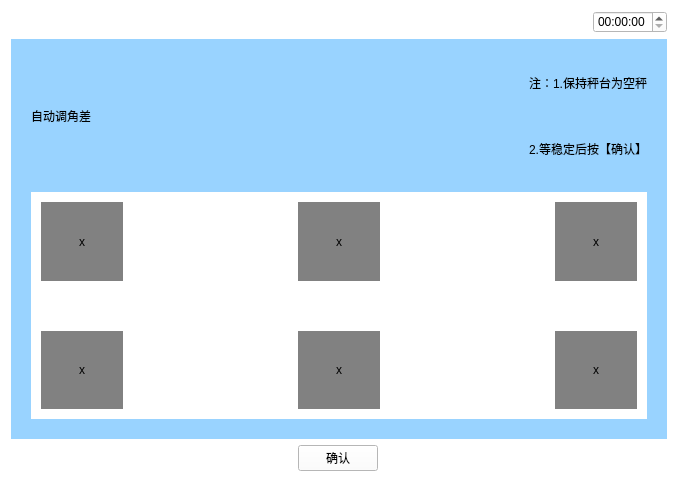
<?xml version="1.0" encoding="UTF-8"?>
<ui version="4.0">
 <class>Zidongtiaojiaocha</class>
 <widget class="QWidget" name="Zidongtiaojiaocha">
  <property name="geometry">
   <rect>
    <x>0</x>
    <y>0</y>
    <width>678</width>
    <height>482</height>
   </rect>
  </property>
  <property name="windowTitle">
   <string>Form</string>
  </property>
  <property name="styleSheet">
   <string notr="true">background-color: rgb(255, 255, 255);</string>
  </property>
  <layout class="QVBoxLayout" name="verticalLayout_3" stretch="1,5,1">
   <item>
    <layout class="QHBoxLayout" name="horizontalLayout_6">
     <item>
      <widget class="QPushButton" name="pushButton_5">
       <property name="text">
        <string/>
       </property>
       <property name="icon">
        <iconset resource="myimages.qrc">
         <normaloff>:/image/images/4g.png</normaloff>:/image/images/4g.png</iconset>
       </property>
       <property name="flat">
        <bool>true</bool>
       </property>
      </widget>
     </item>
     <item>
      <widget class="QPushButton" name="pushButton_6">
       <property name="text">
        <string/>
       </property>
       <property name="icon">
        <iconset resource="myimages.qrc">
         <normaloff>:/image/images/wireless.svg</normaloff>:/image/images/wireless.svg</iconset>
       </property>
       <property name="flat">
        <bool>true</bool>
       </property>
      </widget>
     </item>
     <item>
      <widget class="QPushButton" name="pushButton_7">
       <property name="text">
        <string/>
       </property>
       <property name="icon">
        <iconset resource="myimages.qrc">
         <normaloff>:/image/images/bl.svg</normaloff>:/image/images/bl.svg</iconset>
       </property>
       <property name="flat">
        <bool>true</bool>
       </property>
      </widget>
     </item>
     <item>
      <widget class="QPushButton" name="pushButton_8">
       <property name="text">
        <string/>
       </property>
       <property name="icon">
        <iconset resource="myimages.qrc">
         <normaloff>:/image/images/locate.svg</normaloff>:/image/images/locate.svg</iconset>
       </property>
       <property name="flat">
        <bool>true</bool>
       </property>
      </widget>
     </item>
     <item>
      <spacer name="horizontalSpacer_5">
       <property name="orientation">
        <enum>Qt::Horizontal</enum>
       </property>
       <property name="sizeHint" stdset="0">
        <size>
         <width>40</width>
         <height>20</height>
        </size>
       </property>
      </spacer>
     </item>
     <item>
      <widget class="QTimeEdit" name="timeEdit_3"/>
     </item>
    </layout>
   </item>
   <item>
    <widget class="QWidget" name="widget" native="true">
     <property name="sizePolicy">
      <sizepolicy hsizetype="Preferred" vsizetype="Preferred">
       <horstretch>0</horstretch>
       <verstretch>0</verstretch>
      </sizepolicy>
     </property>
     <property name="contextMenuPolicy">
      <enum>Qt::DefaultContextMenu</enum>
     </property>
     <property name="styleSheet">
      <string notr="true">background-color: rgb(153, 211, 255);</string>
     </property>
     <layout class="QVBoxLayout" name="verticalLayout_2" stretch="1,2">
      <property name="spacing">
       <number>20</number>
      </property>
      <property name="margin">
       <number>20</number>
      </property>
      <item>
       <layout class="QHBoxLayout" name="horizontalLayout">
        <item>
         <widget class="QLabel" name="label">
          <property name="text">
           <string>自动调角差</string>
          </property>
         </widget>
        </item>
        <item>
         <spacer name="horizontalSpacer">
          <property name="orientation">
           <enum>Qt::Horizontal</enum>
          </property>
          <property name="sizeHint" stdset="0">
           <size>
            <width>40</width>
            <height>20</height>
           </size>
          </property>
         </spacer>
        </item>
        <item>
         <layout class="QVBoxLayout" name="verticalLayout">
          <item>
           <widget class="QLabel" name="label_2">
            <property name="text">
             <string>注：1.保持秤台为空秤</string>
            </property>
           </widget>
          </item>
          <item>
           <widget class="QLabel" name="label_3">
            <property name="text">
             <string>2.等稳定后按【确认】</string>
            </property>
            <property name="alignment">
             <set>Qt::AlignRight|Qt::AlignTrailing|Qt::AlignVCenter</set>
            </property>
           </widget>
          </item>
         </layout>
        </item>
       </layout>
      </item>
      <item>
       <widget class="QWidget" name="widget_2" native="true">
        <property name="sizePolicy">
         <sizepolicy hsizetype="Preferred" vsizetype="Preferred">
          <horstretch>0</horstretch>
          <verstretch>0</verstretch>
         </sizepolicy>
        </property>
        <property name="styleSheet">
         <string notr="true">background-color: rgb(255, 255, 255);</string>
        </property>
        <layout class="QGridLayout" name="gridLayout">
         <property name="horizontalSpacing">
          <number>175</number>
         </property>
         <property name="verticalSpacing">
          <number>50</number>
         </property>
         <property name="margin">
          <number>10</number>
         </property>
         <item row="0" column="0">
          <widget class="QLabel" name="label_4">
           <property name="styleSheet">
            <string notr="true">background-color: rgb(129, 129, 129);</string>
           </property>
           <property name="text">
            <string>x</string>
           </property>
           <property name="alignment">
            <set>Qt::AlignCenter</set>
           </property>
          </widget>
         </item>
         <item row="0" column="1">
          <widget class="QLabel" name="label_10">
           <property name="styleSheet">
            <string notr="true">background-color: rgb(129, 129, 129);</string>
           </property>
           <property name="text">
            <string>x</string>
           </property>
           <property name="alignment">
            <set>Qt::AlignCenter</set>
           </property>
          </widget>
         </item>
         <item row="0" column="2">
          <widget class="QLabel" name="label_12">
           <property name="styleSheet">
            <string notr="true">background-color: rgb(129, 129, 129);</string>
           </property>
           <property name="text">
            <string>x</string>
           </property>
           <property name="alignment">
            <set>Qt::AlignCenter</set>
           </property>
          </widget>
         </item>
         <item row="1" column="0">
          <widget class="QLabel" name="label_5">
           <property name="styleSheet">
            <string notr="true">background-color: rgb(129, 129, 129);</string>
           </property>
           <property name="text">
            <string>x</string>
           </property>
           <property name="alignment">
            <set>Qt::AlignCenter</set>
           </property>
          </widget>
         </item>
         <item row="1" column="1">
          <widget class="QLabel" name="label_7">
           <property name="styleSheet">
            <string notr="true">background-color: rgb(129, 129, 129);</string>
           </property>
           <property name="text">
            <string>x</string>
           </property>
           <property name="alignment">
            <set>Qt::AlignCenter</set>
           </property>
          </widget>
         </item>
         <item row="1" column="2">
          <widget class="QLabel" name="label_11">
           <property name="styleSheet">
            <string notr="true">background-color: rgb(129, 129, 129);</string>
           </property>
           <property name="text">
            <string>x</string>
           </property>
           <property name="alignment">
            <set>Qt::AlignCenter</set>
           </property>
          </widget>
         </item>
        </layout>
       </widget>
      </item>
     </layout>
    </widget>
   </item>
   <item>
    <layout class="QHBoxLayout" name="horizontalLayout_2">
     <item>
      <widget class="QPushButton" name="returnIndex">
       <property name="font">
        <font>
         <family>AR PL UMing TW MBE</family>
        </font>
       </property>
       <property name="styleSheet">
        <string notr="true">border-image: url(:/image/images/index.svg);</string>
       </property>
       <property name="text">
        <string/>
       </property>
       <property name="icon">
        <iconset resource="myimages.qrc">
         <normaloff>:/image/images/index.svg</normaloff>:/image/images/index.svg</iconset>
       </property>
       <property name="iconSize">
        <size>
         <width>40</width>
         <height>40</height>
        </size>
       </property>
       <property name="flat">
        <bool>true</bool>
       </property>
      </widget>
     </item>
     <item>
      <spacer name="horizontalSpacer_2">
       <property name="orientation">
        <enum>Qt::Horizontal</enum>
       </property>
       <property name="sizeHint" stdset="0">
        <size>
         <width>40</width>
         <height>20</height>
        </size>
       </property>
      </spacer>
     </item>
     <item>
      <widget class="QPushButton" name="confirm">
       <property name="text">
        <string>确认</string>
       </property>
      </widget>
     </item>
     <item>
      <spacer name="horizontalSpacer_3">
       <property name="orientation">
        <enum>Qt::Horizontal</enum>
       </property>
       <property name="sizeHint" stdset="0">
        <size>
         <width>40</width>
         <height>20</height>
        </size>
       </property>
      </spacer>
     </item>
     <item>
      <widget class="QPushButton" name="returnPage">
       <property name="text">
        <string/>
       </property>
       <property name="icon">
        <iconset resource="myimages.qrc">
         <normaloff>:/image/images/shangyiye.svg</normaloff>:/image/images/shangyiye.svg</iconset>
       </property>
       <property name="iconSize">
        <size>
         <width>40</width>
         <height>40</height>
        </size>
       </property>
       <property name="flat">
        <bool>true</bool>
       </property>
      </widget>
     </item>
    </layout>
   </item>
  </layout>
 </widget>
 <resources>
  <include location="myimages.qrc"/>
 </resources>
 <connections/>
</ui>
